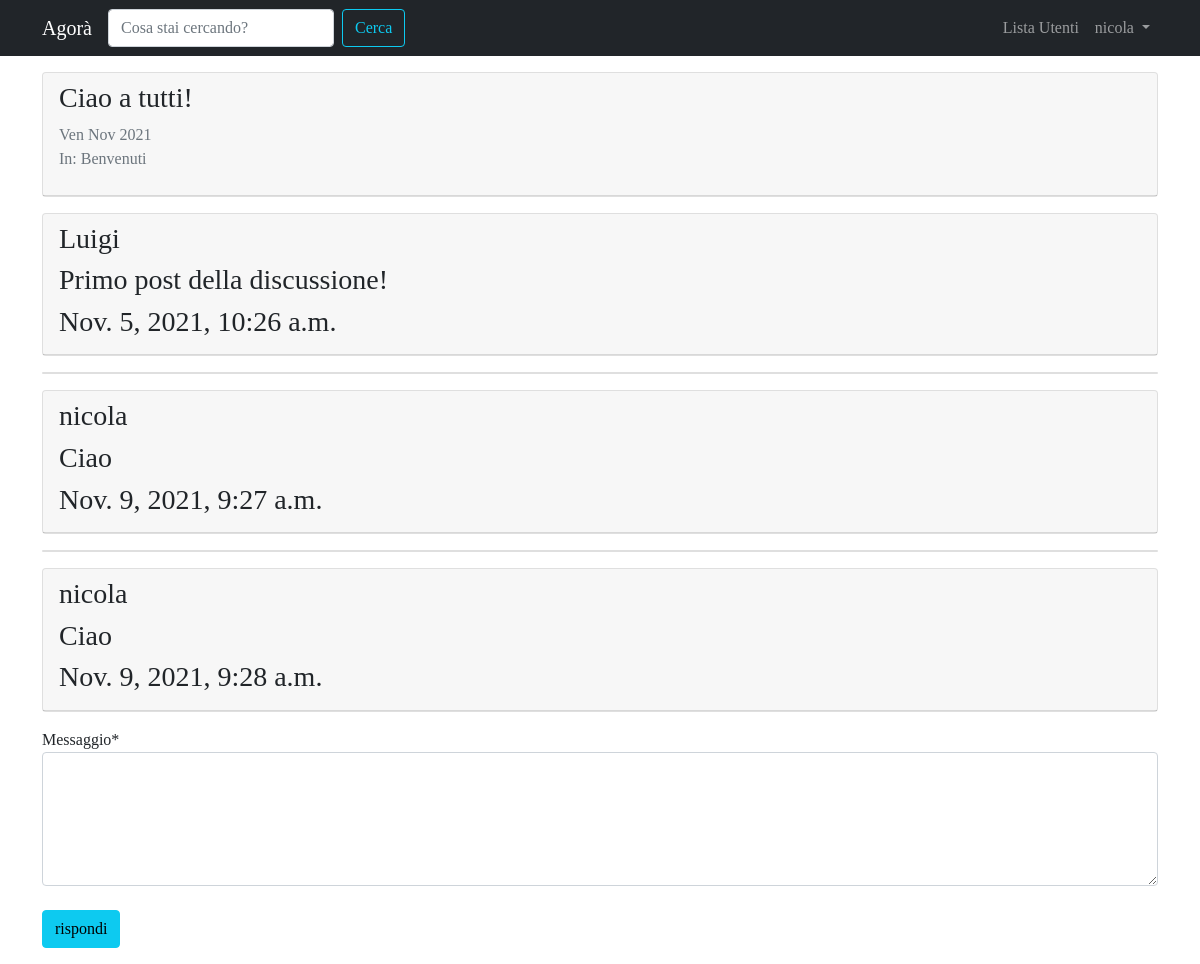
Page /forum/discussione/2/ (signed in) on the committed database.
### forum/models.py (models this page shows, shortened)
class Discussione(models.Model):
    titolo = models.CharField(max_length=120)
    data_creazione = models.DateTimeField(auto_now_add=True)
    autore_discussione = models.ForeignKey(User, on_delete=models.CASCADE, related_name="discussioni")
    sezione_appartenenza = models.ForeignKey(Sezione, on_delete=models.CASCADE)
    class Meta:
        verbose_name = "Discussione"
        verbose_name_plural = "Discussioni"

class Post(models.Model):
    autore_post = models.ForeignKey(User, on_delete=models.CASCADE, related_name='posts')
    contenuto = models.TextField()
    data_creazione = models.DateTimeField(auto_now_add=True)
    discussione = models.ForeignKey(Discussione, on_delete=models.CASCADE)
    class Meta:
        verbose_name = "Post"
        verbose_name_plural = 'Posts'

class Sezione(models.Model):
    nome_sezione = models.CharField(max_length=80)
    descrizione = models.CharField(max_length=150, blank=True, null=True)
    logo_sezione = models.ImageField(blank=True, null=True)
    def __str__(self):
        return self.nome_sezione
    class Meta:
        verbose_name = "Sezione"
        verbose_name_plural = "Sezioni"

### forum/views.py (the view)
# urls.py: path('discussione/<int:pk>/', views.visualizza_discussione, name='visualizza_discussione'),
def visualizza_discussione(request, pk):
    discussione = get_object_or_404(Discussione, pk=pk)
    posts_discussione = Post.objects.filter(discussione=discussione)
    form_risposta = PostModelForm()
    context = {'discussione': discussione, 'posts_discussione': posts_discussione, "form_risposta": form_risposta}
    return render(request, "forum/singola_discussione.html", context)

### forum/forms.py
class PostModelForm(forms.ModelForm):
    class Meta:
        model = Post
        fields = ["contenuto"]
        widgets = {
            "contenuto": forms.Textarea(attrs={'rows': '5'})
        }
        labels = {"contenuto": "Messaggio"}

### forum/templates/forum/singola_discussione.html (shortened to what this page needs)
{% extends 'base.html' %}
{% load crispy_forms_tags %}
{% block content %}
    {% for post in posts_discussione %}
    <div class="card my-3">
        {% if forloop.first %}
        <div class="card-header">
            <h3>{{ discussione.titolo }}</h3>
            <p class="text-muted">{{ discussione.data_creazione|date:"D M Y" }}
            <br>In: {{ discussione.sezione_appartenenza }}</p>
        </div>
        {% endif %}
    </div>
        <div class="card my-3">
            <div class="card-header">
                <h3> {{ post.autore_post }} </h3>
                <h3> {{ post.contenuto }} </h3>
                <h3> {{ post.data_creazione }} </h3>
            </div>
        </div>
    {% endfor %}
    {% if request.user.is_authenticated %}
        {% include 'forum/form_risposta.html' %}
    {% else %}
        <div class="alert alert-info" role="alert">
            Per partecipare alla discussione devi prima effettuare il <a href="{% url 'login' %}?next={{ request.get_full_path }}">login</a>
        </div>
    {% endif %}
{% endblock content %}

### templates/base.html (shortened to what this page needs)
{% load static %}
<!doctype html>
<html lang="it">
  <head>
    <link href="https://cdn.jsdelivr.net/npm/bootstrap@5.1.3/dist/css/bootstrap.min.css" rel="stylesheet">
    <link rel="stylesheet" href="{% static 'css/agora.css' %}"/>
  </head>
  <body>
    <nav class="navbar navbar-expand-lg navbar-dark bg-dark">
      <div class="container">
          <a class="navbar-brand" href="/">Agorà</a>
          <div class="collapse navbar-collapse" id="navbarSupportedContent">
              <form class="d-flex">
                <input class="form-control me-2" type="search" placeholder="Cosa stai cercando?" aria-label="Search">
                <button class="btn btn-outline-info" type="submit">Cerca</button>
              </form>
              <ul class="navbar-nav ms-auto">
              <li class="nav-item">
                <a class="nav-link" href="{% url 'user_list' %}"
                  >Lista Utenti </a
                >
              </li>
              {% if request.user.is_authenticated %}
              <li class="nav-item dropdown">
                <a
                  class="nav-link dropdown-toggle"
                  href="#"
                  id="navbarDropdown"
                  role="button"
                  data-bs-toggle="dropdown"
                  aria-haspopup="true"
                  aria-expanded="false"
                >
                  {{ request.user.username }}
                </a>
              </li>
              {% endif %}
            </ul>
          </div>
        </div>
    </nav>
    <div class="container">
      {% block content %}
      {% endblock content %}
    </div>
  </body>
</html>

### static-storage/css/agora.css (style rules this page uses)
body { font-family: 'Slabo 27px', serif; }

### rows in the picture
Post: autore_post "Luigi", contenuto "Primo post della discussione!", data_creazione "Nov. 5, 2021, 10:26 a.m."
Discussione: titolo "Ciao a tutti!", data_creazione "Ven Nov 2021", sezione_appartenenza "Benvenuti"
Post: autore_post "nicola", contenuto "Ciao", data_creazione "Nov. 9, 2021, 9:27 a.m."
Post: autore_post "nicola", contenuto "Ciao", data_creazione "Nov. 9, 2021, 9:28 a.m."

### other values in the picture
{{ request.user.username }} "nicola"
